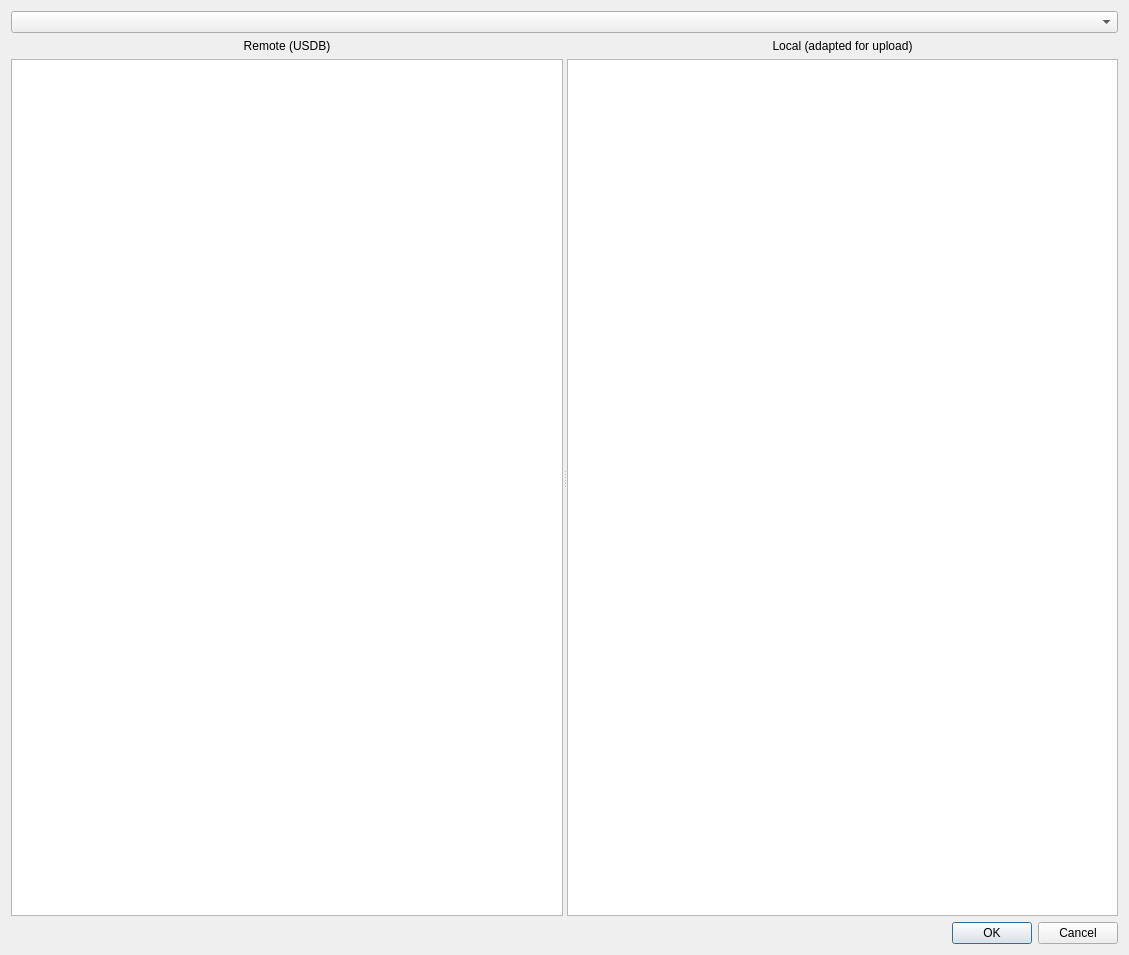
<?xml version="1.0" encoding="UTF-8"?>
<ui version="4.0">
 <class>Dialog</class>
 <widget class="QDialog" name="Dialog">
  <property name="geometry">
   <rect>
    <x>0</x>
    <y>0</y>
    <width>1129</width>
    <height>955</height>
   </rect>
  </property>
  <property name="windowTitle">
   <string>Submit changes to USDB</string>
  </property>
  <layout class="QVBoxLayout" name="verticalLayout">
   <item>
    <widget class="QComboBox" name="comboBox_songs"/>
   </item>
   <item>
    <widget class="QSplitter" name="splitter">
     <property name="orientation">
      <enum>Qt::Orientation::Horizontal</enum>
     </property>
     <widget class="QWidget" name="verticalLayoutWidget">
      <layout class="QVBoxLayout" name="verticalLayout_remote">
       <item>
        <widget class="QLabel" name="label">
         <property name="text">
          <string>Remote (USDB)</string>
         </property>
         <property name="alignment">
          <set>Qt::AlignmentFlag::AlignCenter</set>
         </property>
        </widget>
       </item>
       <item>
        <widget class="QTextBrowser" name="textBrowser_diff_remote"/>
       </item>
      </layout>
     </widget>
     <widget class="QWidget" name="verticalLayoutWidget_2">
      <layout class="QVBoxLayout" name="verticalLayout_local">
       <item>
        <widget class="QLabel" name="label_2">
         <property name="text">
          <string>Local (adapted for upload)</string>
         </property>
         <property name="alignment">
          <set>Qt::AlignmentFlag::AlignCenter</set>
         </property>
        </widget>
       </item>
       <item>
        <widget class="QTextBrowser" name="textBrowser_diff_local"/>
       </item>
      </layout>
     </widget>
    </widget>
   </item>
   <item>
    <widget class="QDialogButtonBox" name="buttonBox">
     <property name="orientation">
      <enum>Qt::Orientation::Horizontal</enum>
     </property>
     <property name="standardButtons">
      <set>QDialogButtonBox::StandardButton::Cancel|QDialogButtonBox::StandardButton::Ok</set>
     </property>
    </widget>
   </item>
  </layout>
 </widget>
 <resources>
  <include location="../resources/qt/resources.qrc"/>
 </resources>
 <connections>
  <connection>
   <sender>buttonBox</sender>
   <signal>accepted()</signal>
   <receiver>Dialog</receiver>
   <slot>accept()</slot>
   <hints>
    <hint type="sourcelabel">
     <x>248</x>
     <y>254</y>
    </hint>
    <hint type="destinationlabel">
     <x>157</x>
     <y>274</y>
    </hint>
   </hints>
  </connection>
  <connection>
   <sender>buttonBox</sender>
   <signal>rejected()</signal>
   <receiver>Dialog</receiver>
   <slot>reject()</slot>
   <hints>
    <hint type="sourcelabel">
     <x>316</x>
     <y>260</y>
    </hint>
    <hint type="destinationlabel">
     <x>286</x>
     <y>274</y>
    </hint>
   </hints>
  </connection>
 </connections>
</ui>
